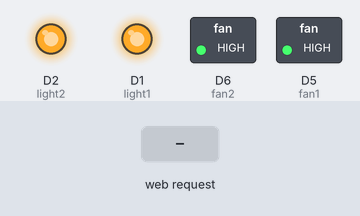
A sketch run on a simulated ESP8266 (NodeMCU). Parts: switched loads named in the sketch (green lamp = pin HIGH), output pins drawn as LEDs (lit = HIGH). Inputs (shaded band) come from the test bench. WiFi joins after 1.5 s; servers stay silent unless stated; what the sketch prints to the serial monitor is not drawn.

Above: at 2.7 s.
2.8 s: HTTP request GET /l1on received
At 3.6 s:
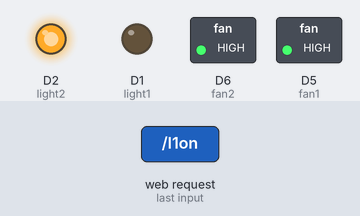
4.3 s: HTTP request GET /f1on received
At 4.8 s:
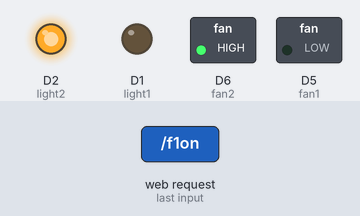
5.8 s: HTTP request GET /l1off received
At 7.0 s:
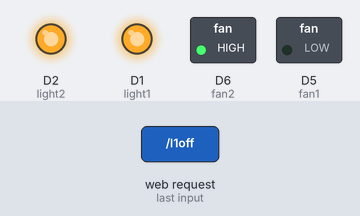
7.3 s: HTTP request GET /l2on received
At 8.2 s:
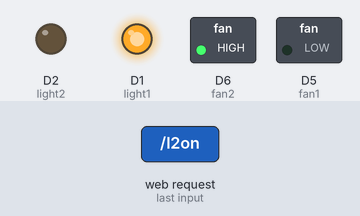
8.8 s: HTTP request GET /f1off received
At 9.4 s:
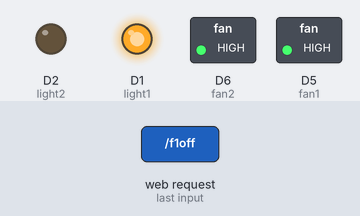
10.3 s: HTTP request GET /f2on received
At 11.7 s:
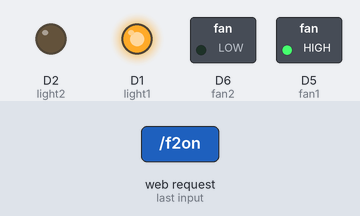
Timing chart, 0 to 12.8 s (numbered marks = the images above; inputs shaded):
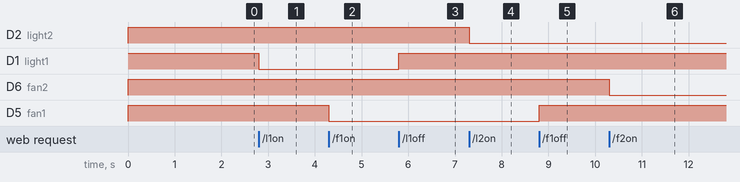

The sketch:

homeAutomationMK00.ino
```cpp
#include <ESP8266WiFi.h>
WiFiClient client;
WiFiServer server(80);
const char* ssid = "meeraclemicro";
const char* password = "fuckumini";
String  command = "";

// Set Relay Pins
const int light1 = D1;
const int light2 = D2;
const int fan1 = D5;
const int fan2 = D6;

IPAddress local_IP(192, 168, 0, 250);
IPAddress gateway(192, 168, 0, 1);
IPAddress subnet(255, 255, 255, 0);
IPAddress primaryDNS(8, 8, 8, 8);
IPAddress secondaryDNS(8, 8, 4, 4);

void setup()
{
  Serial.begin(115200);
  pinMode(light1, OUTPUT);
  pinMode(light2, OUTPUT);
  pinMode(fan1, OUTPUT);
  pinMode(fan2, OUTPUT);

  digitalWrite(light1, 1);
  digitalWrite(light2, 1);
  digitalWrite(fan1, 1);
  digitalWrite(fan2, 1);
  if (!WiFi.config(local_IP, gateway, subnet, primaryDNS, secondaryDNS)) {
    Serial.println("STA Failed to configure");
  }
  Serial.print("Connecting to ");
  Serial.println(ssid);
  WiFi.begin(ssid, password);
  WiFi.mode(WIFI_STA);
  while (WiFi.status() != WL_CONNECTED) {
    delay(500);
    Serial.print(".");
  }
  Serial.println("");
  Serial.println("WiFi connected.");
  Serial.println("IP address: ");
  Serial.println(WiFi.localIP());  server.begin();
}

void loop()
{
  client = server.available();
  if (!client) return;
  command = checkClient ();
  Serial.println(command);

  if (command == "l1on"  )        {
    digitalWrite(light1, 0);
    Serial.println("light1 is ON");
  }
  else if (command == "l1off" )     {
    digitalWrite(light1, 1);
    Serial.println("light1 is OFF");
  }
  else if (command == "l2on"  )        {
    digitalWrite(light2, 0);
    Serial.println("light2 is ON");
  }
  else if (command == "l2off" )     {
    digitalWrite(light2, 1);
    Serial.println("light2 is OFF");
  }
  else if (command == "f1on"  )     {
    digitalWrite(fan1, 0);
    Serial.println("fan1 is ON");
  }
  else if (command == "f1off" )   {
    digitalWrite(fan1, 1);
    Serial.println("fan1 is OFF");
  }
  else if (command == "f2on"  )     {
    digitalWrite(fan2, 0);
    Serial.println("fan2 is ON");
  }
  else if (command == "f2off" )   {
    digitalWrite(fan2, 1);
    Serial.println("fan2 is OFF");
  }
  sendBackEcho(command);
  command = "";
}

String checkClient (void)
{
  while (!client.available()) delay(1);
  String request = client.readStringUntil('\r');
  Serial.println(request);
  request.remove(0, 5);
  request.remove(request.length() - 9, 9);
  return request;
}

void sendBackEcho(String echo)
{
  client.println("HTTP/1.1 200 OK");
  client.println("Content-Type: text/html");
  client.println("");
  //  client.println("<!DOCTYPE HTML>");
  //  client.println("<html>");
  client.println(echo);
  //  client.println("</html>");
  //  client.flush(); // No need
  //  client.stop(); // No need
  delay(1);
}
```

Measured:
- after the input at 2.8 s, D1 (light1): HIGH → LOW at once
- after the input at 4.3 s, D5 (fan1): HIGH → LOW at once
- after the input at 5.8 s, D1 (light1): LOW → HIGH at once
- after the input at 7.3 s, D2 (light2): HIGH → LOW at once
- after the input at 8.8 s, D5 (fan1): LOW → HIGH at once
- after the input at 10.3 s, D6 (fan2): HIGH → LOW at once
